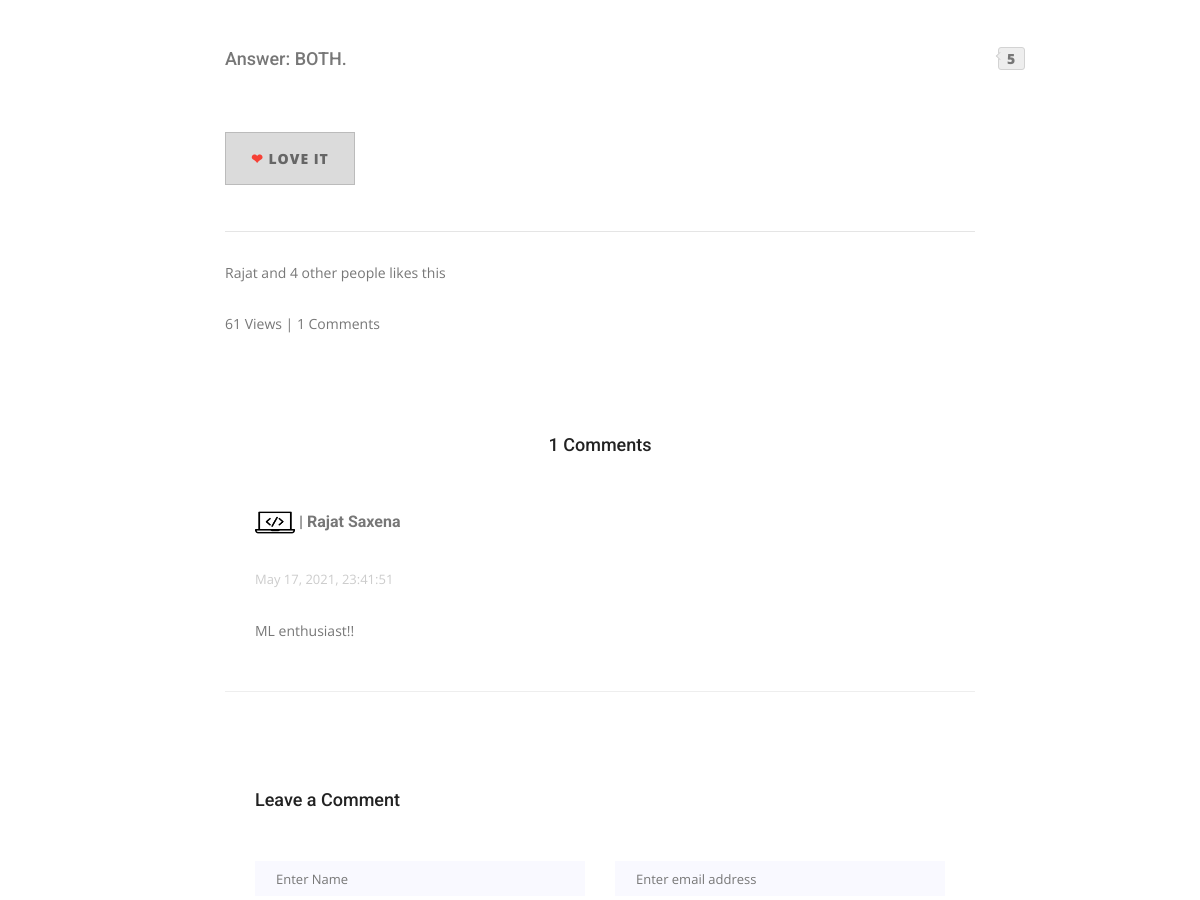
The page /post/Post-1 (middle part) on the database as committed earlier.
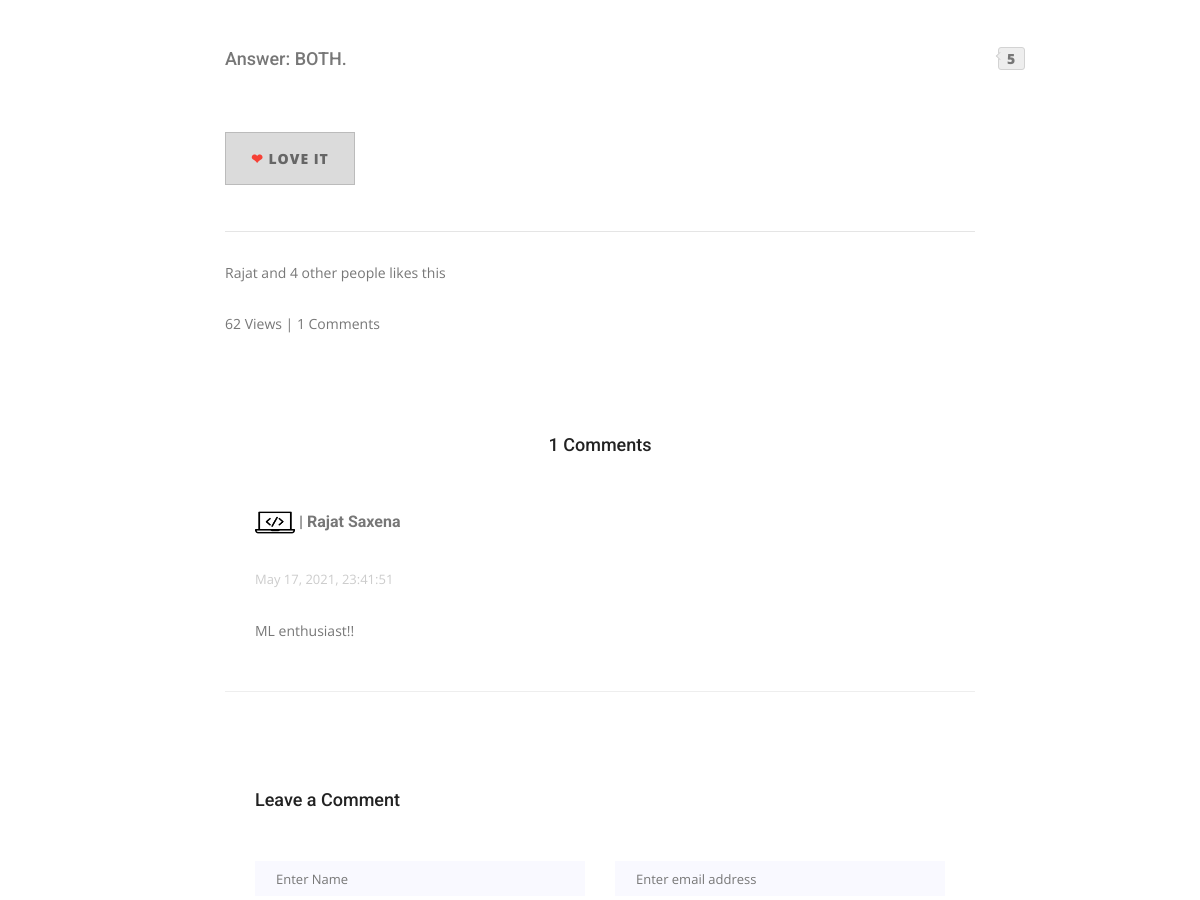
The same page on the database as committed later.
### app.py (models this page shows)
class Posts(db.Model):
    id = db.Column(db.Integer, primary_key=True)
    title = db.Column(db.String(255), nullable=False)
    subtitle = db.Column(db.String(255), nullable=True)
    content = db.Column(db.Text, nullable=False)
    author = db.Column(db.String(255))
    date_posted = db.Column(db.DateTime)
    slug = db.Column(db.String(255))
    views = db.Column(db.Integer,default=0)
    comments = db.Column(db.Integer,default=0)

class Comments(db.Model):
    id = db.Column(db.Integer, primary_key=True)
    name = db.Column(db.String(200), unique=False, nullable=False)
    email = db.Column(db.String(200), unique=False, nullable=False)
    message = db.Column(db.Text, nullable=False)
    post_id = db.Column(db.Integer, db.ForeignKey('posts.id', ondelete='CASCADE'), nullable=False)
    posts = db.relationship('Posts', backref=db.backref('posts',lazy=True, passive_deletes=True))
    date_pub = db.Column(db.DateTime, nullable=False, default=datetime.utcnow)

### app.py (the view, shortened to what this page needs)
@app.route("/post/<string:slug>", methods=['POST','GET'])
def post(slug):
    try:
        post = Posts.query.filter_by(slug=slug).one()
        comment = Comments.query.filter_by(post_id=post.id).all()
        post.views = post.views + 1
        db.session.commit()
        Thanks = ""
        return render_template("post.html", post=post, comment=comment, Thanks=Thanks)
    except sqlalchemy.orm.exc.NoResultFound:
        abort(404)

### templates/post.html (shortened to what this page needs)
<!DOCTYPE html>
<html lang="en">
  <head>
    <link
      href="../static/vendor/bootstrap/css/bootstrap.min.css"
      rel="stylesheet"
    />
    <link
      href="../static/vendor/fontawesome-free/css/all.min.css"
      rel="stylesheet"
      type="text/css"
    />
    <link href="../static/css/clean-blog.min.css" rel="stylesheet" />
    <link rel="stylesheet" href="{{url_for('static', filename='css/style.css')}}">
  </head>
  <body>
    <article>
      <div class="container">
        <div class="row">
          <div class="col-lg-8 col-md-10 mx-auto">
            <h4>{{post.content | safe}}</h4>
          <br>
          <p title="Love it" id="love" class="btn btn-counter" data-count="5"><span>❤</span> Love it</p>
          <hr>
                <p>Rajat and 4 other people likes this</p>
                <p class="justify-content-center ml-auto" href="#"> {{post.views }} Views  | {{post.comments}} Comments</p>
                        <div class="comments-area">
							<h4>{{post.comments}} Comments</h4>
							{% for message in comment %}
                            <div class="comment-list">
                                <div class="single-comment justify-content-between d-flex">
                                    <div class="user justify-content-between d-flex">
                                        <div class="desc">
                                            <h5><img src="../static/img/code.png" height="35px" width="40px">     |     {{message.name}}</h5>
                                            <p class="date">{{message.date_pub.strftime('%B %d, %Y, %H:%M:%S')}}</p>
                                            <p class="comment">
                                                {{message.message}}
                                            </p>
										</div>
                                    </div>
                                </div>
                            </div>
							{% endfor %}
                        </div>
                        <div class="comment-form">
                            <h4>Leave a Comment</h4>
                            <form method="POST">
                                <div class="form-group form-inline">
                                  <div class="form-group col-lg-6 col-md-6 name">
                                    <input type="text" name="name" class="form-control" id="name" placeholder="Enter Name" onfocus="this.placeholder = ''" onblur="this.placeholder = 'Enter Name'">
                                  </div>
                                  <div class="form-group col-lg-6 col-md-6 email">
                                    <input type="email" name="email" class="form-control" id="email" placeholder="Enter email address" onfocus="this.placeholder = ''" onblur="this.placeholder = 'Enter email address'">
                                  </div>
                                </div>
                            </form>
                        </div>
          </div>
        </div>
      </div>
    </article>
  </body>
</html>

### static/css/style.css (style rules this page uses)
body { line-height: 24px; font-size: 14px; font-family: "Open Sans", sans-serif; font-weight: normal; color: #777777; }
h1, h2, h3, h4, h5, h6 { font-family: "Roboto", sans-serif; font-weight: 500; }
@media (min-width: 1200px) { .container { max-width: 1170px; } }
.comments-area { background: #fff; border-bottom: 1px solid #eee; padding: 50px 30px; margin-top: 50px; }
.comments-area h4 { text-align: center; margin-bottom: 50px; color: #222222; font-size: 18px; }
.comments-area h5 { font-size: 16px; font-weight: bold; margin-bottom: 0px; }
.comments-area .comment-list { padding-bottom: 48px; }
.comments-area .comment-list:last-child { padding-bottom: 0px; }
.comments-area .date { font-size: 13px; color: #cccccc; margin-bottom: 13px; }
.comments-area .comment { color: #777777; margin-bottom: 0px; }
.comment-form { background: #fff; text-align: left; padding: 47px 30px 43px; margin-top: 50px; margin-bottom: 40px; }
.comment-form h4 { text-align: left; margin-bottom: 50px; font-size: 18px; line-height: 22px; color: #222222; }
.comment-form .name { padding-left: 0px; }
.comment-form .email { padding-right: 0px; }
.comment-form .form-control { padding: 8px 20px; background: #f9f9ff; border: none; border-radius: 0px; width: 100%; font-size: 14px; color: #777777; font-family: "Open Sans", sans-serif; border: 1px solid transparent; }
h4 { font-size: 18px; }
h5 { font-size: 16px; }
.date { margin-bottom: 15px; }
.btn-counter { margin-right: 39px; }
.btn-counter:after, .btn-counter:hover:after { text-shadow: none; }
.btn-counter:after { border-radius: 3px; border: 1px solid #d3d3d3; background-color: #eee; padding: 0 8px; color: #777; content: attr(data-count); left: 100%; margin-left: 8px; margin-right: -13px; position: absolute; top: -1px; }
.btn-counter:before { transform: rotate(45deg); filter: progid:DXImageTransform.Microsoft.Matrix(M11=0.7071067811865476, M12=-0.7071067811865475, M21=0.7071067811865475, M22=0.7071067811865476, sizingMethod='auto expand'); background-color: #eee; border: 1px solid #d3d3d3; border-right: 0; border-top: 0; content: ''; position: absolute; right: -13px; top: 5px; height: 6px; width: 6px; z-index: 1; zoom: 1; }
.btn { background-color: #dbdbdb; border-color: #bbb; color: #666; }
.btn span { color: #f64136; }

Rows that differ between the two databases and show on the page:
changed Posts "Answer: BOTH.": views "61" → "62"
